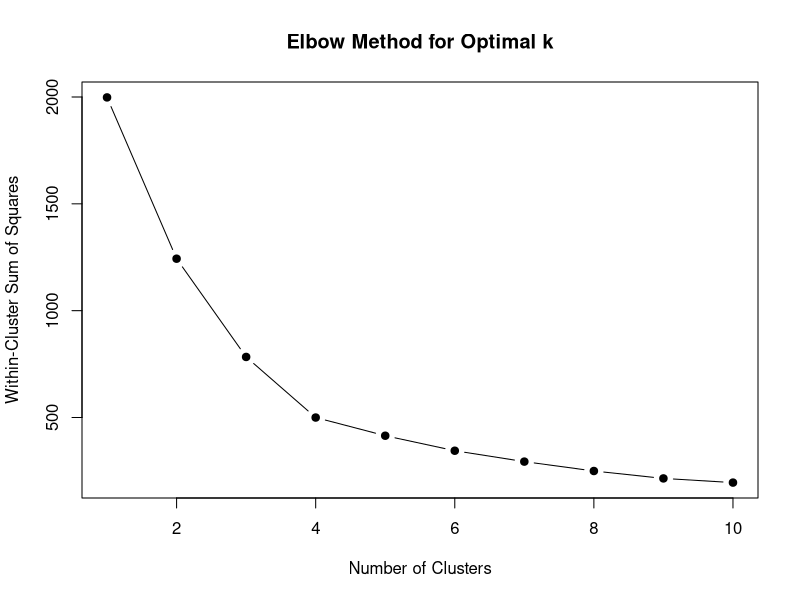
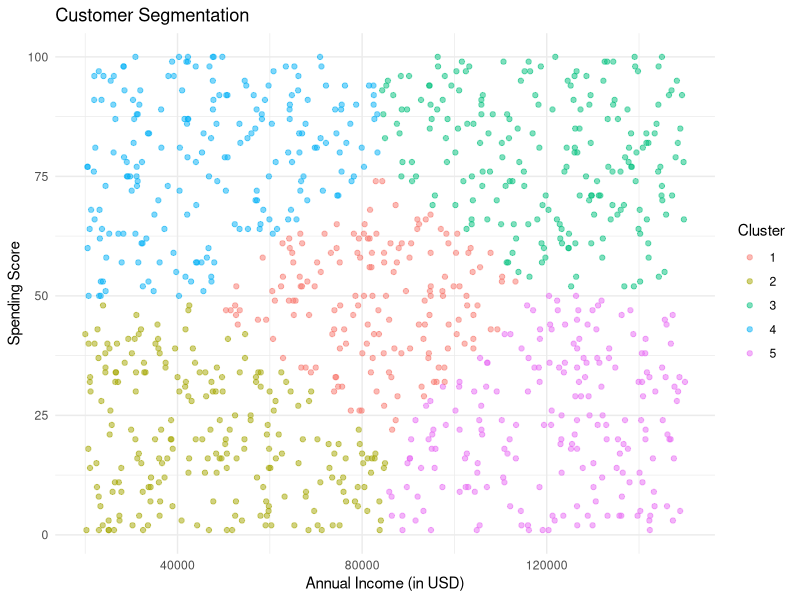

Write the R code that produced these figures, in order.
# Load necessary libraries
library(dplyr)
library(ggplot2)
library(cluster)

# Set seed for reproducibility
set.seed(123)

# Create a synthetic dataset
n <- 1000  # Number of customers

data <- data.frame(
  CustomerID = 1:n,
  Age = sample(18:70, n, replace = TRUE),
  Gender = sample(c("Male", "Female"), n, replace = TRUE),
  AnnualIncome = sample(20000:150000, n, replace = TRUE),
  SpendingScore = sample(1:100, n, replace = TRUE)
)

# Show the first few rows of the dataset
head(data)

# Normalize the data for clustering
data_cluster <- data %>%
  select(AnnualIncome, SpendingScore) %>%
  scale()

# Determine the optimal number of clusters using the Elbow method
wss <- function(k) {
  kmeans(data_cluster, centers = k, nstart = 10)$tot.withinss
}

k.values <- 1:10
wss.values <- sapply(k.values, wss)

# Plot the elbow curve
plot(k.values, wss.values, type = "b", pch = 19, 
     xlab = "Number of Clusters", ylab = "Within-Cluster Sum of Squares",
     main = "Elbow Method for Optimal k")

# Perform K-means clustering with the optimal number of clusters
optimal_k <- 5  # Assume we chose 5 based on the elbow plot
set.seed(123)
kmeans_result <- kmeans(data_cluster, centers = optimal_k, nstart = 10)

# Add the cluster assignment to the original dataset
data$Cluster <- kmeans_result$cluster

# Plot clusters
ggplot(data, aes(x = AnnualIncome, y = SpendingScore, color = factor(Cluster))) +
  geom_point(alpha = 0.5) +
  scale_color_discrete(name = "Cluster") +
  labs(title = "Customer Segmentation", x = "Annual Income (in USD)", y = "Spending Score") +
  theme_minimal()

# Summarize the clusters
cluster_summary <- data %>%
  group_by(Cluster) %>%
  summarize(
    AvgAge = mean(Age),
    AvgIncome = mean(AnnualIncome),
    AvgSpending = mean(SpendingScore),
    Count = n()
  )

print(cluster_summary)
